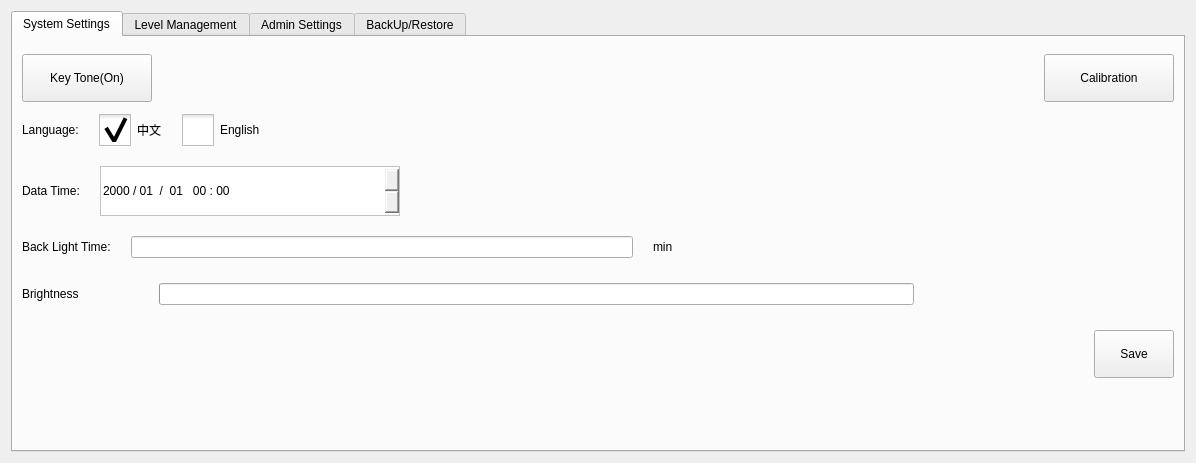
<?xml version="1.0" encoding="UTF-8"?>
<ui version="4.0">
 <class>ICHCSystemSettingsFrame</class>
 <widget class="QFrame" name="ICHCSystemSettingsFrame">
  <property name="geometry">
   <rect>
    <x>0</x>
    <y>0</y>
    <width>1196</width>
    <height>463</height>
   </rect>
  </property>
  <property name="windowTitle">
   <string>Frame</string>
  </property>
  <property name="styleSheet">
   <string notr="true">QMessageBox QAbstractButton
{
    min-width: 90px;
	min-height:30px;
}
</string>
  </property>
  <property name="frameShape">
   <enum>QFrame::NoFrame</enum>
  </property>
  <property name="frameShadow">
   <enum>QFrame::Plain</enum>
  </property>
  <layout class="QVBoxLayout" name="verticalLayout">
   <item>
    <widget class="QTabWidget" name="systemConfigPages">
     <property name="minimumSize">
      <size>
       <width>0</width>
       <height>0</height>
      </size>
     </property>
     <property name="tabShape">
      <enum>QTabWidget::Rounded</enum>
     </property>
     <property name="currentIndex">
      <number>0</number>
     </property>
     <widget class="QWidget" name="systemSettingPage">
      <attribute name="title">
       <string>System Settings</string>
      </attribute>
      <layout class="QVBoxLayout" name="verticalLayout_2">
       <property name="spacing">
        <number>20</number>
       </property>
       <item>
        <layout class="QHBoxLayout" name="horizontalLayout_15">
         <item>
          <widget class="QPushButton" name="keyToneButton">
           <property name="sizePolicy">
            <sizepolicy hsizetype="Minimum" vsizetype="Preferred">
             <horstretch>0</horstretch>
             <verstretch>0</verstretch>
            </sizepolicy>
           </property>
           <property name="minimumSize">
            <size>
             <width>130</width>
             <height>48</height>
            </size>
           </property>
           <property name="maximumSize">
            <size>
             <width>130</width>
             <height>32</height>
            </size>
           </property>
           <property name="text">
            <string>Key Tone(On)</string>
           </property>
           <property name="checkable">
            <bool>true</bool>
           </property>
          </widget>
         </item>
         <item>
          <spacer name="horizontalSpacer_13">
           <property name="orientation">
            <enum>Qt::Horizontal</enum>
           </property>
           <property name="sizeHint" stdset="0">
            <size>
             <width>40</width>
             <height>20</height>
            </size>
           </property>
          </spacer>
         </item>
         <item>
          <widget class="QPushButton" name="calibrationBtn">
           <property name="sizePolicy">
            <sizepolicy hsizetype="Minimum" vsizetype="Preferred">
             <horstretch>0</horstretch>
             <verstretch>0</verstretch>
            </sizepolicy>
           </property>
           <property name="minimumSize">
            <size>
             <width>130</width>
             <height>48</height>
            </size>
           </property>
           <property name="maximumSize">
            <size>
             <width>130</width>
             <height>32</height>
            </size>
           </property>
           <property name="text">
            <string>Calibration</string>
           </property>
          </widget>
         </item>
        </layout>
       </item>
       <item>
        <layout class="QHBoxLayout" name="horizontalLayout">
         <item>
          <widget class="QLabel" name="label">
           <property name="text">
            <string>Language:</string>
           </property>
          </widget>
         </item>
         <item>
          <widget class="QCheckBox" name="chineseBox">
           <property name="styleSheet">
            <string notr="true">::indicator {
     width: 32px;
     height: 32px;
 }

::indicator:unchecked 
{
     image: url(:/resource/check_unchecked.png);
 }
::indicator:checked 
{
     image: url(:/resource/check_checked.png);
 }

QRadioButton::indicator:checked:disabled
{
 image: url(:/resource/check_checked_disable.png);
}

QRadioButton::indicator:unchecked:disabled
{
 image: url(:/resource/check_unchecked_disable.png);
}</string>
           </property>
           <property name="text">
            <string>中文</string>
           </property>
           <property name="checked">
            <bool>true</bool>
           </property>
           <attribute name="buttonGroup">
            <string notr="true">languageButtonGroup</string>
           </attribute>
          </widget>
         </item>
         <item>
          <widget class="QCheckBox" name="englishBox">
           <property name="styleSheet">
            <string notr="true">::indicator {
     width: 32px;
     height: 32px;
 }

::indicator:unchecked 
{
     image: url(:/resource/check_unchecked.png);
 }
::indicator:checked 
{
     image: url(:/resource/check_checked.png);
 }

QRadioButton::indicator:checked:disabled
{
 image: url(:/resource/check_checked_disable.png);
}

QRadioButton::indicator:unchecked:disabled
{
 image: url(:/resource/check_unchecked_disable.png);
}</string>
           </property>
           <property name="text">
            <string>English</string>
           </property>
           <attribute name="buttonGroup">
            <string notr="true">languageButtonGroup</string>
           </attribute>
          </widget>
         </item>
         <item>
          <spacer name="horizontalSpacer">
           <property name="orientation">
            <enum>Qt::Horizontal</enum>
           </property>
           <property name="sizeHint" stdset="0">
            <size>
             <width>40</width>
             <height>20</height>
            </size>
           </property>
          </spacer>
         </item>
        </layout>
       </item>
       <item>
        <layout class="QHBoxLayout" name="horizontalLayout_2">
         <item>
          <widget class="QLabel" name="label_2">
           <property name="text">
            <string>Data Time:</string>
           </property>
          </widget>
         </item>
         <item>
          <widget class="QDateTimeEdit" name="dateTimeEdit">
           <property name="sizePolicy">
            <sizepolicy hsizetype="Preferred" vsizetype="Preferred">
             <horstretch>0</horstretch>
             <verstretch>0</verstretch>
            </sizepolicy>
           </property>
           <property name="minimumSize">
            <size>
             <width>300</width>
             <height>50</height>
            </size>
           </property>
           <property name="maximumSize">
            <size>
             <width>16777215</width>
             <height>50</height>
            </size>
           </property>
           <property name="styleSheet">
            <string notr="true">#dateTimeEdit
{
	padding-right:50px;
	border-width:1px;
	border-style: solid;
	border-color: rgb(193, 193, 193);
}
#dateTimeEdit::up-button
{
	subcontrol-origin: content;
	subcontrol-position:right;
	width:48px;
	height:48px;
	
	image: url(:/resource/plus(64).png);
}
#dateTimeEdit::down-button
{
	subcontrol-position:right;
	width:48px;
	height:48px;
	image: url(:/resource/minus(64).png);
}</string>
           </property>
           <property name="accelerated">
            <bool>true</bool>
           </property>
           <property name="displayFormat">
            <string>yyyy / MM  /  dd   hh : mm</string>
           </property>
           <property name="calendarPopup">
            <bool>false</bool>
           </property>
          </widget>
         </item>
         <item>
          <spacer name="horizontalSpacer_2">
           <property name="orientation">
            <enum>Qt::Horizontal</enum>
           </property>
           <property name="sizeHint" stdset="0">
            <size>
             <width>40</width>
             <height>20</height>
            </size>
           </property>
          </spacer>
         </item>
        </layout>
       </item>
       <item>
        <layout class="QHBoxLayout" name="horizontalLayout_7">
         <item>
          <widget class="QLabel" name="label_14">
           <property name="text">
            <string>Back Light Time:</string>
           </property>
          </widget>
         </item>
         <item>
          <widget class="ICLineEditWithVirtualNumericKeypad" name="backLightTimeEdit"/>
         </item>
         <item>
          <widget class="QLabel" name="label_15">
           <property name="text">
            <string>min</string>
           </property>
          </widget>
         </item>
         <item>
          <spacer name="horizontalSpacer_4">
           <property name="orientation">
            <enum>Qt::Horizontal</enum>
           </property>
           <property name="sizeHint" stdset="0">
            <size>
             <width>40</width>
             <height>20</height>
            </size>
           </property>
          </spacer>
         </item>
        </layout>
       </item>
       <item>
        <layout class="QHBoxLayout" name="horizontalLayout_8">
         <property name="rightMargin">
          <number>200</number>
         </property>
         <item>
          <widget class="QLabel" name="label_40">
           <property name="text">
            <string>Brightness</string>
           </property>
          </widget>
         </item>
         <item>
          <widget class="QPushButton" name="brightMinus">
           <property name="minimumSize">
            <size>
             <width>32</width>
             <height>32</height>
            </size>
           </property>
           <property name="text">
            <string/>
           </property>
           <property name="icon">
            <iconset resource="../resource.qrc">
             <normaloff>:/resource/brightness.png</normaloff>:/resource/brightness.png</iconset>
           </property>
           <property name="iconSize">
            <size>
             <width>16</width>
             <height>16</height>
            </size>
           </property>
           <property name="flat">
            <bool>true</bool>
           </property>
          </widget>
         </item>
         <item>
          <widget class="QProgressBar" name="brightnessBar">
           <property name="minimumSize">
            <size>
             <width>0</width>
             <height>16</height>
            </size>
           </property>
           <property name="maximum">
            <number>8</number>
           </property>
           <property name="value">
            <number>0</number>
           </property>
           <property name="textVisible">
            <bool>false</bool>
           </property>
          </widget>
         </item>
         <item>
          <widget class="QPushButton" name="brightPlus">
           <property name="minimumSize">
            <size>
             <width>32</width>
             <height>32</height>
            </size>
           </property>
           <property name="text">
            <string/>
           </property>
           <property name="icon">
            <iconset resource="../resource.qrc">
             <normaloff>:/resource/brightren.png</normaloff>:/resource/brightren.png</iconset>
           </property>
           <property name="iconSize">
            <size>
             <width>24</width>
             <height>24</height>
            </size>
           </property>
           <property name="flat">
            <bool>true</bool>
           </property>
          </widget>
         </item>
        </layout>
       </item>
       <item>
        <layout class="QHBoxLayout" name="horizontalLayout_3">
         <item>
          <widget class="QLabel" name="versionLabel">
           <property name="text">
            <string/>
           </property>
          </widget>
         </item>
         <item>
          <widget class="QPushButton" name="saveButton">
           <property name="sizePolicy">
            <sizepolicy hsizetype="Preferred" vsizetype="Preferred">
             <horstretch>0</horstretch>
             <verstretch>0</verstretch>
            </sizepolicy>
           </property>
           <property name="minimumSize">
            <size>
             <width>80</width>
             <height>48</height>
            </size>
           </property>
           <property name="maximumSize">
            <size>
             <width>80</width>
             <height>48</height>
            </size>
           </property>
           <property name="text">
            <string>Save</string>
           </property>
          </widget>
         </item>
        </layout>
       </item>
       <item>
        <spacer name="verticalSpacer_3">
         <property name="orientation">
          <enum>Qt::Vertical</enum>
         </property>
         <property name="sizeHint" stdset="0">
          <size>
           <width>20</width>
           <height>40</height>
          </size>
         </property>
        </spacer>
       </item>
      </layout>
     </widget>
     <widget class="QWidget" name="levelManagementPage">
      <attribute name="title">
       <string>Level Management</string>
      </attribute>
      <layout class="QFormLayout" name="formLayout">
       <property name="fieldGrowthPolicy">
        <enum>QFormLayout::FieldsStayAtSizeHint</enum>
       </property>
       <property name="verticalSpacing">
        <number>20</number>
       </property>
       <property name="leftMargin">
        <number>23</number>
       </property>
       <property name="topMargin">
        <number>36</number>
       </property>
       <property name="rightMargin">
        <number>44</number>
       </property>
       <item row="0" column="0">
        <widget class="QLabel" name="label_4">
         <property name="text">
          <string>Level</string>
         </property>
        </widget>
       </item>
       <item row="0" column="1">
        <widget class="QCheckBox" name="machineAdminBox">
         <property name="styleSheet">
          <string notr="true">::indicator {
     width: 32px;
     height: 32px;
 }

::indicator:unchecked 
{
     image: url(:/resource/check_unchecked.png);
 }
::indicator:checked 
{
     image: url(:/resource/check_checked.png);
 }

QRadioButton::indicator:checked:disabled
{
 image: url(:/resource/check_checked_disable.png);
}

QRadioButton::indicator:unchecked:disabled
{
 image: url(:/resource/check_unchecked_disable.png);
}</string>
         </property>
         <property name="text">
          <string>Machine Admin</string>
         </property>
         <property name="checked">
          <bool>false</bool>
         </property>
         <attribute name="buttonGroup">
          <string notr="true">buttonGroup_2</string>
         </attribute>
        </widget>
       </item>
       <item row="1" column="1">
        <widget class="QCheckBox" name="advanceAdminBox">
         <property name="styleSheet">
          <string notr="true">::indicator {
     width: 32px;
     height: 32px;
 }

::indicator:unchecked 
{
     image: url(:/resource/check_unchecked.png);
 }
::indicator:checked 
{
     image: url(:/resource/check_checked.png);
 }

QRadioButton::indicator:checked:disabled
{
 image: url(:/resource/check_checked_disable.png);
}

QRadioButton::indicator:unchecked:disabled
{
 image: url(:/resource/check_unchecked_disable.png);
}</string>
         </property>
         <property name="text">
          <string>Advance Admin</string>
         </property>
         <property name="checked">
          <bool>true</bool>
         </property>
         <attribute name="buttonGroup">
          <string notr="true">buttonGroup_2</string>
         </attribute>
        </widget>
       </item>
       <item row="3" column="0">
        <widget class="QLabel" name="label_5">
         <property name="text">
          <string>Old Password</string>
         </property>
        </widget>
       </item>
       <item row="3" column="1">
        <widget class="ICLineEditWithVirtualKeyboard" name="oldPwdEdit">
         <property name="enabled">
          <bool>true</bool>
         </property>
         <property name="minimumSize">
          <size>
           <width>0</width>
           <height>32</height>
          </size>
         </property>
         <property name="text">
          <string notr="true"/>
         </property>
         <property name="echoMode">
          <enum>QLineEdit::Password</enum>
         </property>
        </widget>
       </item>
       <item row="4" column="0">
        <widget class="QLabel" name="label_6">
         <property name="text">
          <string>New Password</string>
         </property>
        </widget>
       </item>
       <item row="4" column="1">
        <widget class="ICLineEditWithVirtualKeyboard" name="newPwdEdit">
         <property name="enabled">
          <bool>true</bool>
         </property>
         <property name="minimumSize">
          <size>
           <width>0</width>
           <height>32</height>
          </size>
         </property>
         <property name="text">
          <string notr="true"/>
         </property>
         <property name="echoMode">
          <enum>QLineEdit::Password</enum>
         </property>
        </widget>
       </item>
       <item row="5" column="0">
        <widget class="QPushButton" name="changeButton">
         <property name="sizePolicy">
          <sizepolicy hsizetype="Fixed" vsizetype="Fixed">
           <horstretch>0</horstretch>
           <verstretch>0</verstretch>
          </sizepolicy>
         </property>
         <property name="minimumSize">
          <size>
           <width>78</width>
           <height>38</height>
          </size>
         </property>
         <property name="maximumSize">
          <size>
           <width>70</width>
           <height>50</height>
          </size>
         </property>
         <property name="text">
          <string>Change</string>
         </property>
        </widget>
       </item>
       <item row="5" column="1">
        <widget class="QPushButton" name="clearButton">
         <property name="sizePolicy">
          <sizepolicy hsizetype="Fixed" vsizetype="Fixed">
           <horstretch>0</horstretch>
           <verstretch>0</verstretch>
          </sizepolicy>
         </property>
         <property name="minimumSize">
          <size>
           <width>78</width>
           <height>38</height>
          </size>
         </property>
         <property name="maximumSize">
          <size>
           <width>70</width>
           <height>50</height>
          </size>
         </property>
         <property name="text">
          <string>Clear</string>
         </property>
        </widget>
       </item>
      </layout>
     </widget>
     <widget class="QWidget" name="adminSettingsPage">
      <property name="enabled">
       <bool>true</bool>
      </property>
      <attribute name="title">
       <string>Admin Settings</string>
      </attribute>
      <widget class="ICLineEditWithVirtualKeyboard" name="pwdEdit">
       <property name="enabled">
        <bool>true</bool>
       </property>
       <property name="geometry">
        <rect>
         <x>109</x>
         <y>9</y>
         <width>125</width>
         <height>23</height>
        </rect>
       </property>
       <property name="text">
        <string notr="true"/>
       </property>
       <property name="echoMode">
        <enum>QLineEdit::Password</enum>
       </property>
      </widget>
      <widget class="QLabel" name="extentLabel">
       <property name="enabled">
        <bool>false</bool>
       </property>
       <property name="geometry">
        <rect>
         <x>9</x>
         <y>38</y>
         <width>94</width>
         <height>16</height>
        </rect>
       </property>
       <property name="text">
        <string>Extent Function</string>
       </property>
       <property name="alignment">
        <set>Qt::AlignRight|Qt::AlignTrailing|Qt::AlignVCenter</set>
       </property>
      </widget>
      <widget class="QCheckBox" name="extentFunctionCheckBox">
       <property name="enabled">
        <bool>false</bool>
       </property>
       <property name="geometry">
        <rect>
         <x>109</x>
         <y>38</y>
         <width>131</width>
         <height>32</height>
        </rect>
       </property>
       <property name="styleSheet">
        <string notr="true">::indicator {
     width: 32px;
     height: 32px;
 }

::indicator:unchecked 
{
     image: url(:/resource/check_unchecked.png);
 }
::indicator:checked 
{
     image: url(:/resource/check_checked.png);
 }

::indicator:checked:disabled
{
 image: url(:/resource/check_checked_disable.png);
}

::indicator:unchecked:disabled
{
 image: url(:/resource/check_unchecked_disable.png);
}</string>
       </property>
       <property name="text">
        <string>Use</string>
       </property>
      </widget>
      <widget class="QPushButton" name="verifyButton">
       <property name="geometry">
        <rect>
         <x>9</x>
         <y>9</y>
         <width>80</width>
         <height>23</height>
        </rect>
       </property>
       <property name="text">
        <string>Verify</string>
       </property>
      </widget>
      <widget class="QLabel" name="limitFunctionLabel">
       <property name="enabled">
        <bool>false</bool>
       </property>
       <property name="geometry">
        <rect>
         <x>9</x>
         <y>76</y>
         <width>85</width>
         <height>16</height>
        </rect>
       </property>
       <property name="text">
        <string>Limit Function</string>
       </property>
       <property name="alignment">
        <set>Qt::AlignRight|Qt::AlignTrailing|Qt::AlignVCenter</set>
       </property>
      </widget>
      <widget class="QCheckBox" name="limitFunctionBox">
       <property name="enabled">
        <bool>false</bool>
       </property>
       <property name="geometry">
        <rect>
         <x>109</x>
         <y>76</y>
         <width>121</width>
         <height>32</height>
        </rect>
       </property>
       <property name="styleSheet">
        <string notr="true">::indicator {
     width: 32px;
     height: 32px;
 }

::indicator:unchecked 
{
     image: url(:/resource/check_unchecked.png);
 }
::indicator:checked 
{
     image: url(:/resource/check_checked.png);
 }

::indicator:checked:disabled
{
 image: url(:/resource/check_checked_disable.png);
}

::indicator:unchecked:disabled
{
 image: url(:/resource/check_unchecked_disable.png);
}</string>
       </property>
       <property name="text">
        <string>Use</string>
       </property>
      </widget>
      <widget class="QWidget" name="registerContainer" native="true">
       <property name="geometry">
        <rect>
         <x>10</x>
         <y>130</y>
         <width>541</width>
         <height>191</height>
        </rect>
       </property>
       <layout class="QGridLayout" name="gridLayout">
        <item row="0" column="0">
         <widget class="QLabel" name="label_36">
          <property name="sizePolicy">
           <sizepolicy hsizetype="Fixed" vsizetype="Fixed">
            <horstretch>0</horstretch>
            <verstretch>0</verstretch>
           </sizepolicy>
          </property>
          <property name="text">
           <string>Register</string>
          </property>
         </widget>
        </item>
        <item row="0" column="1">
         <widget class="QLabel" name="tipLabel">
          <property name="text">
           <string/>
          </property>
         </widget>
        </item>
        <item row="1" column="0">
         <widget class="QLabel" name="label_37">
          <property name="sizePolicy">
           <sizepolicy hsizetype="Fixed" vsizetype="Fixed">
            <horstretch>0</horstretch>
            <verstretch>0</verstretch>
           </sizepolicy>
          </property>
          <property name="text">
           <string>MachineCode:</string>
          </property>
         </widget>
        </item>
        <item row="1" column="1">
         <widget class="QPushButton" name="generateBtn">
          <property name="text">
           <string>Generate</string>
          </property>
         </widget>
        </item>
        <item row="2" column="0">
         <widget class="QLabel" name="label_38">
          <property name="sizePolicy">
           <sizepolicy hsizetype="Fixed" vsizetype="Fixed">
            <horstretch>0</horstretch>
            <verstretch>0</verstretch>
           </sizepolicy>
          </property>
          <property name="text">
           <string>RegisterCode:</string>
          </property>
         </widget>
        </item>
        <item row="2" column="1">
         <widget class="ICLineEditWithVirtualNumericKeypad" name="registerCode">
          <property name="sizePolicy">
           <sizepolicy hsizetype="Expanding" vsizetype="Fixed">
            <horstretch>0</horstretch>
            <verstretch>0</verstretch>
           </sizepolicy>
          </property>
         </widget>
        </item>
        <item row="2" column="2">
         <widget class="QPushButton" name="registerBtn">
          <property name="sizePolicy">
           <sizepolicy hsizetype="Fixed" vsizetype="Fixed">
            <horstretch>0</horstretch>
            <verstretch>0</verstretch>
           </sizepolicy>
          </property>
          <property name="minimumSize">
           <size>
            <width>27</width>
            <height>0</height>
           </size>
          </property>
          <property name="maximumSize">
           <size>
            <width>84</width>
            <height>16777215</height>
           </size>
          </property>
          <property name="text">
           <string>Register</string>
          </property>
         </widget>
        </item>
        <item row="2" column="3">
         <widget class="QLabel" name="label_39">
          <property name="sizePolicy">
           <sizepolicy hsizetype="Fixed" vsizetype="Fixed">
            <horstretch>0</horstretch>
            <verstretch>0</verstretch>
           </sizepolicy>
          </property>
          <property name="minimumSize">
           <size>
            <width>29</width>
            <height>0</height>
           </size>
          </property>
          <property name="maximumSize">
           <size>
            <width>84</width>
            <height>16777215</height>
           </size>
          </property>
          <property name="layoutDirection">
           <enum>Qt::RightToLeft</enum>
          </property>
          <property name="text">
           <string>RestTime:</string>
          </property>
         </widget>
        </item>
        <item row="2" column="4">
         <widget class="QLabel" name="restTime">
          <property name="sizePolicy">
           <sizepolicy hsizetype="Preferred" vsizetype="Fixed">
            <horstretch>0</horstretch>
            <verstretch>0</verstretch>
           </sizepolicy>
          </property>
          <property name="text">
           <string/>
          </property>
         </widget>
        </item>
        <item row="3" column="0">
         <widget class="QPushButton" name="verifySupperButton">
          <property name="text">
           <string>Verify</string>
          </property>
         </widget>
        </item>
        <item row="3" column="1">
         <widget class="ICLineEditWithVirtualKeyboard" name="supperPwdEdit">
          <property name="enabled">
           <bool>true</bool>
          </property>
          <property name="text">
           <string notr="true"/>
          </property>
          <property name="echoMode">
           <enum>QLineEdit::Password</enum>
          </property>
         </widget>
        </item>
        <item row="4" column="0">
         <widget class="QLabel" name="label_41">
          <property name="sizePolicy">
           <sizepolicy hsizetype="Fixed" vsizetype="Fixed">
            <horstretch>0</horstretch>
            <verstretch>0</verstretch>
           </sizepolicy>
          </property>
          <property name="text">
           <string>Factory Code:</string>
          </property>
         </widget>
        </item>
        <item row="4" column="1">
         <widget class="ICLineEditWithVirtualNumericKeypad" name="factoryCode">
          <property name="sizePolicy">
           <sizepolicy hsizetype="Expanding" vsizetype="Fixed">
            <horstretch>0</horstretch>
            <verstretch>0</verstretch>
           </sizepolicy>
          </property>
         </widget>
        </item>
        <item row="1" column="2" colspan="2">
         <widget class="QLabel" name="machineCode">
          <property name="text">
           <string/>
          </property>
         </widget>
        </item>
       </layout>
      </widget>
     </widget>
     <widget class="QWidget" name="tab">
      <attribute name="title">
       <string>BackUp/Restore</string>
      </attribute>
      <layout class="QVBoxLayout" name="verticalLayout_5">
       <item>
        <layout class="QHBoxLayout" name="horizontalLayout_4">
         <item>
          <widget class="QGroupBox" name="groupBox">
           <property name="title">
            <string>Backup</string>
           </property>
           <layout class="QVBoxLayout" name="verticalLayout_3">
            <item>
             <widget class="QPushButton" name="backupMachineButton">
              <property name="minimumSize">
               <size>
                <width>0</width>
                <height>32</height>
               </size>
              </property>
              <property name="text">
               <string>Backup Machine Configures</string>
              </property>
             </widget>
            </item>
            <item>
             <widget class="QPushButton" name="backupSystemButton">
              <property name="minimumSize">
               <size>
                <width>0</width>
                <height>32</height>
               </size>
              </property>
              <property name="text">
               <string>Backup System Configures</string>
              </property>
             </widget>
            </item>
            <item>
             <widget class="QPushButton" name="backupAllButton">
              <property name="minimumSize">
               <size>
                <width>0</width>
                <height>32</height>
               </size>
              </property>
              <property name="text">
               <string>Backup All</string>
              </property>
             </widget>
            </item>
           </layout>
          </widget>
         </item>
         <item>
          <widget class="QGroupBox" name="groupBox_2">
           <property name="title">
            <string>Restore</string>
           </property>
           <layout class="QVBoxLayout" name="verticalLayout_4">
            <item>
             <widget class="QPushButton" name="restoreMachineButton">
              <property name="minimumSize">
               <size>
                <width>0</width>
                <height>32</height>
               </size>
              </property>
              <property name="text">
               <string>Restore Machine Configures</string>
              </property>
             </widget>
            </item>
            <item>
             <widget class="QPushButton" name="restoreSystemButton">
              <property name="minimumSize">
               <size>
                <width>0</width>
                <height>32</height>
               </size>
              </property>
              <property name="text">
               <string>Restore System Configures</string>
              </property>
             </widget>
            </item>
            <item>
             <widget class="QPushButton" name="restoreAllButton">
              <property name="minimumSize">
               <size>
                <width>0</width>
                <height>32</height>
               </size>
              </property>
              <property name="text">
               <string>Restore All</string>
              </property>
             </widget>
            </item>
           </layout>
          </widget>
         </item>
        </layout>
       </item>
       <item>
        <widget class="QPushButton" name="umountButton">
         <property name="sizePolicy">
          <sizepolicy hsizetype="Fixed" vsizetype="Fixed">
           <horstretch>0</horstretch>
           <verstretch>0</verstretch>
          </sizepolicy>
         </property>
         <property name="minimumSize">
          <size>
           <width>80</width>
           <height>48</height>
          </size>
         </property>
         <property name="maximumSize">
          <size>
           <width>80</width>
           <height>48</height>
          </size>
         </property>
         <property name="sizeIncrement">
          <size>
           <width>0</width>
           <height>0</height>
          </size>
         </property>
         <property name="baseSize">
          <size>
           <width>0</width>
           <height>0</height>
          </size>
         </property>
         <property name="text">
          <string>umount</string>
         </property>
        </widget>
       </item>
      </layout>
     </widget>
    </widget>
   </item>
  </layout>
 </widget>
 <customwidgets>
  <customwidget>
   <class>ICLineEditWithVirtualNumericKeypad</class>
   <extends>QLineEdit</extends>
   <header>iclineeditwithvirtualnumerickeypad.h</header>
  </customwidget>
  <customwidget>
   <class>ICLineEditWithVirtualKeyboard</class>
   <extends>QLineEdit</extends>
   <header>iclineeditwithvirtualkeyboard.h</header>
  </customwidget>
 </customwidgets>
 <resources>
  <include location="../resource.qrc"/>
  <include location="../resource.qrc"/>
  <include location="../resource.qrc"/>
  <include location="../resource.qrc"/>
  <include location="../resource.qrc"/>
 </resources>
 <connections/>
 <buttongroups>
  <buttongroup name="buttonGroup_2"/>
  <buttongroup name="languageButtonGroup"/>
 </buttongroups>
</ui>
